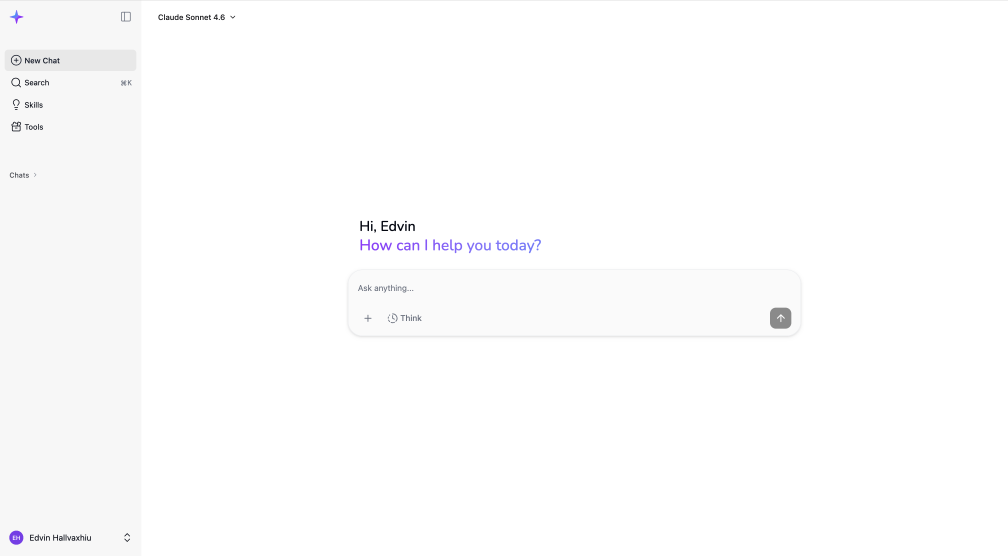
#> input picture assets/chat.png, 3024 x 1666 px (shown at 1/3 size)
$ python -i ppt_images.py   (imports and definitions only)
#> lines starting #> are read from the running program, lines starting #| are printed output that depends on the picture
import sys as _sys, os as _os

_SCRIPT_DIR = (
    _os.path.dirname(_os.path.abspath(__file__))
    if "__file__" in dir()
    else next(
        (p for p in _sys.path if _os.path.isfile(_os.path.join(p, "ppt_core.py"))),
        "/tmp/skills/ppt/scripts",
    )
)
if _SCRIPT_DIR not in _sys.path:
    _sys.path.insert(0, _SCRIPT_DIR)

"""
ppt_images.py — Image sourcing, preparation, and safe placement.

IMPORTANT — COORDINATE CONVENTION:
    All position/size params (left, top, max_w, max_h) are raw floats in
    inches. They are wrapped with Inches() internally — do NOT pass Inches().

Usage:
    from ppt_images import *
    download_image('https://example.com/photo.jpg', '/tmp/images/photo.jpg')
    prepare_background('/tmp/images/photo.jpg', '/tmp/images/bg.jpg', darkness=0.3)
    add_full_bleed_bg(slide, '/tmp/images/bg.jpg')
    safe_add_picture(slide, '/tmp/images/chart.png', 1.0, 1.7, 10.0)
"""

from pptx.util import Inches
from PIL import Image, ImageEnhance, ImageFilter, ImageDraw
import requests
import os

SLIDE_W = 13.333
SLIDE_H = 7.5
TARGET_ASPECT = SLIDE_W / SLIDE_H
IMAGE_DIR = "/tmp/images"


def ensure_image_dir():
    os.makedirs(IMAGE_DIR, exist_ok=True)


# [41 lines left out: functions download_image, crop_to_16_9, not called in this run]


def prepare_background(
    input_path,
    output_path=None,
    darkness=0.3,
    tint_color=(15, 27, 45),
    tint_alpha=0.4,
    blur=2,
    target_size=(2667, 1500),
):
#> called with input_path = '../../../assets/chat.png', darkness = 0.3, tint_color = (15, 27, 45), tint_alpha = 0.4, blur = 2, target_size = (2667, 1500)
    if output_path is None:
        base, ext = os.path.splitext(input_path)
        output_path = f"{base}_bg{ext}"
    img = Image.open(input_path).convert("RGB")
    w, h = img.size
#> w = 3024; h = 1666
    src_aspect = w / h
#> src_aspect = 1.82
    if src_aspect > TARGET_ASPECT:
        new_w = int(h * TARGET_ASPECT)
#> new_w = 2961
        offset = (w - new_w) // 2
#> offset = 31
        img = img.crop((offset, 0, offset + new_w, h))
#> img: PIL image 2961x1666 RGB
    else:
        new_h = int(w / TARGET_ASPECT)
        offset = (h - new_h) // 2
        img = img.crop((0, offset, w, offset + new_h))
    img = img.resize(target_size, Image.LANCZOS)
#> img: PIL image 2667x1500 RGB
    if blur > 0:
        img = img.filter(ImageFilter.GaussianBlur(radius=blur))
    img = ImageEnhance.Brightness(img).enhance(darkness)
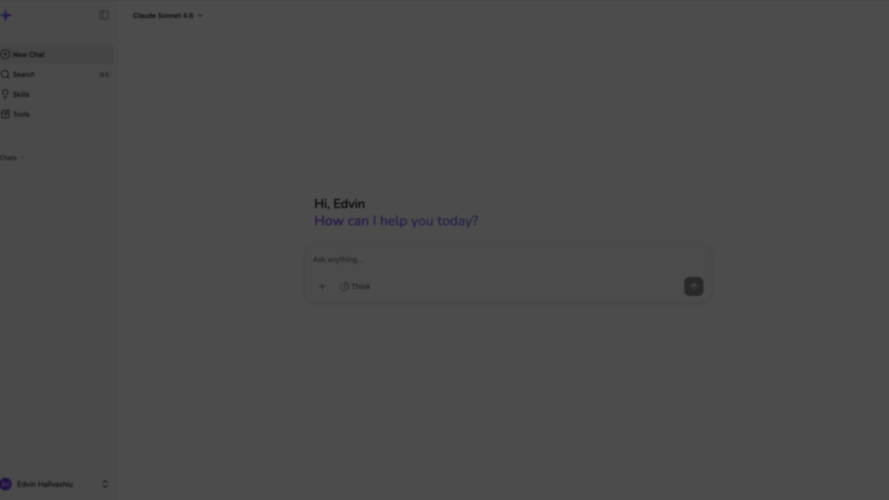
#> img: PIL image 2667x1500 RGB (shown at 1/3 size); mean R, G, B 75.4, 75.4, 75.5
    if tint_alpha > 0:
        tint = Image.new("RGB", img.size, tint_color)
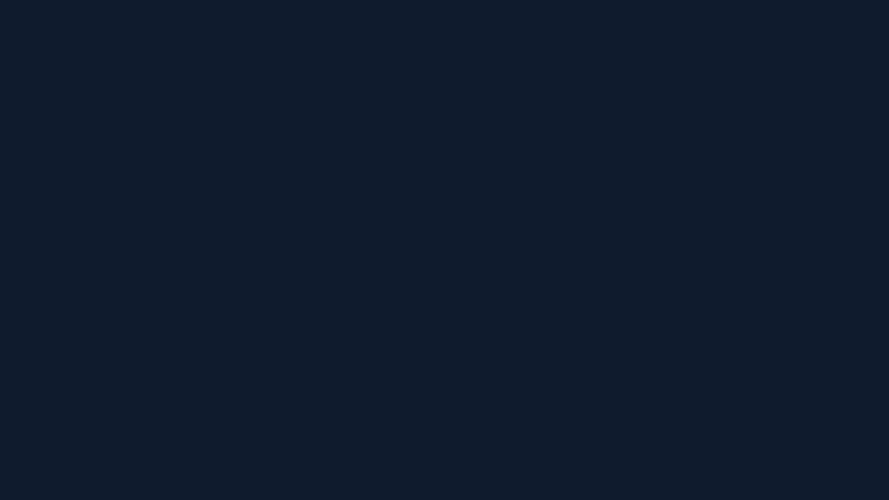
#> tint: PIL image 2667x1500 RGB (shown at 1/3 size); mean R, G, B 15, 27, 45
        img = Image.blend(img, tint, alpha=tint_alpha)
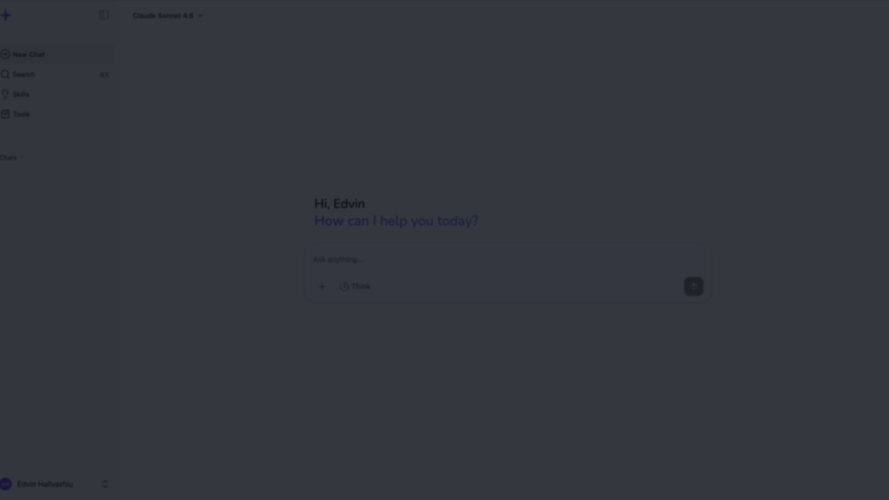
#> img: PIL image 2667x1500 RGB (shown at 1/3 size); mean R, G, B 50.7, 55.7, 62.8
    img.save(output_path, quality=95)
    return output_path


# [146 lines left out: functions create_gradient_background, add_full_bleed_bg, safe_add_picture, create_placeholder_image, composite_transparent_preview, not called in this run]

>>> result = prepare_background('../../../assets/chat.png')
